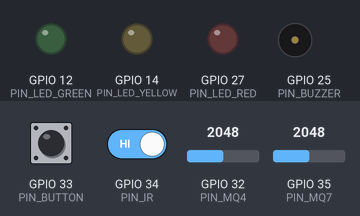
The sketch below on a simulated ESP32. Parts: output pins drawn as LEDs (lit = HIGH), buzzer (waves = sounding, pin HIGH). The test bench sets the inputs (shaded band); at power-on: GPIO 32 (PIN_MQ4) = 2048, GPIO 33 (PIN_BUTTON) HIGH, GPIO 34 (PIN_IR) HIGH, GPIO 35 (PIN_MQ7) = 2048. WiFi joins after 1.5 s; servers stay silent unless stated; uploads are accepted with an empty reply; what the sketch prints to the serial monitor is not drawn.

Above: at 0.6 s.
At 4.1 s:
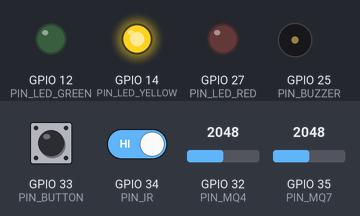
4.2 s: GPIO 32 (PIN_MQ4) set to 2446
6.7 s: GPIO 32 (PIN_MQ4) set to 2572
At 8.1 s:
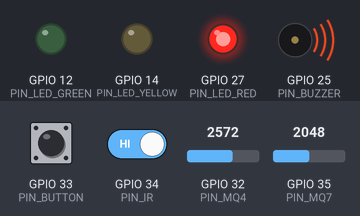
Timing chart, 0 to 9.7 s (numbered marks = the images above; inputs shaded):
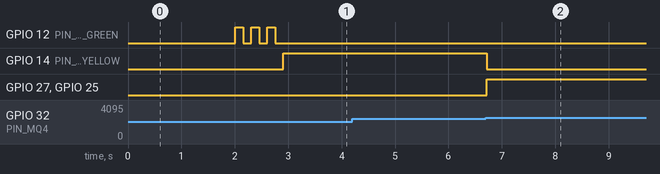

Measured:
- the behaviour switches between 2499 and 2500 on GPIO 32 (PIN_MQ4) (found by bisection; images 1 and 2)
- after the input at 4.2 s, every drawn part: stays the same
- after the input at 6.7 s, GPIO 14 (PIN_LED_YELLOW): HIGH → LOW at once; GPIO 27 (PIN_LED_RED), GPIO 25 (PIN_BUZZER): LOW → HIGH at once

The sketch:

esp32_venus_node.ino
```cpp
/*
  VENUS — ESP32 Hardware Node (MH-02)
  ============================================================
  Sensors  : MQ-7 (CO) on GPIO35, MQ-4 (CH4) on GPIO32
  Simulate : IR sensor (GPIO34) forces CO → DANGER
             Push button (GPIO33) forces CH4 → DANGER
  Outputs  : Red/Yellow/Green LEDs + buzzer
  Upload   : Supabase REST API (POST to sensor_readings table)
  ============================================================

  Arduino Libraries needed (install via Library Manager):
    - ArduinoJson  by Benoit Blanchon  (v7.x)
    - WiFi         (built-in ESP32)
    - HTTPClient   (built-in ESP32)

  Wiring:
    GPIO35 → MQ-7 AOUT (CO)
    GPIO32 → MQ-4 AOUT (CH4)
    GPIO34 → IR sensor OUT
    GPIO33 → Push button (other leg to GND)
    GPIO27 → Red LED (+ resistor)
    GPIO14 → Yellow LED (+ resistor)
    GPIO12 → Green LED (+ resistor)
    GPIO25 → Buzzer (+ transistor or direct for passive)
*/

#include <WiFi.h>
#include <HTTPClient.h>
#include <ArduinoJson.h>

// ──────────────────────────────────────────────────────────
// WiFi credentials
// ──────────────────────────────────────────────────────────
const char* WIFI_SSID     = "TachYoN";
const char* WIFI_PASSWORD = "niqqa911";

// ──────────────────────────────────────────────────────────
// Supabase config
// ──────────────────────────────────────────────────────────
const char* SUPABASE_URL  = "https://oqwkasqjeqpywkxoygwq.supabase.co";
const char* SUPABASE_KEY  = "eyJhbGciOiJIUzI1NiIsInR5cCI6IkpXVCJ9.eyJpc3MiOiJzdXBhYmFzZSIsInJlZiI6Im9xd2thc3FqZXFweXdreG95Z3dxIiwicm9sZSI6ImFub24iLCJpYXQiOjE3ODk3NTk5OTMsImV4cCI6MjEwNTMzNTk5M30.z2NlpR16qkEGZne__d8OE2fWDCbrr0HKjV2_dlGPGUE";
const char* MANHOLE_ID    = "MH-02";

// Upload interval — 5 seconds for responsive dashboard
const unsigned long UPLOAD_INTERVAL_MS = 5000;

// ──────────────────────────────────────────────────────────
// Pin map
// ──────────────────────────────────────────────────────────
const int PIN_MQ7    = 35;   // CO  — analog in
const int PIN_MQ4    = 32;   // CH4 — analog in
const int PIN_IR     = 34;   // IR proximity — digital in
const int PIN_BUTTON = 33;   // Push button  — digital in (INPUT_PULLUP)

const int PIN_LED_RED    = 27;
const int PIN_LED_YELLOW = 14;
const int PIN_LED_GREEN  = 12;
const int PIN_BUZZER     = 25;

// IR: most LM393 comparator boards pull OUT LOW when object detected
const int IR_ACTIVE_STATE = LOW;

// ──────────────────────────────────────────────────────────
// Calibration thresholds (ADC raw, 12-bit: 0–4095)
// Run with serial monitor and note clean-air baseline, then
// set WARNING at ~1.5× baseline, DANGER at ~2.5× baseline.
// ──────────────────────────────────────────────────────────
const int CO_WARNING_RAW  = 1500;
const int CO_DANGER_RAW   = 2500;
const int CH4_WARNING_RAW = 1500;
const int CH4_DANGER_RAW  = 2500;

// ──────────────────────────────────────────────────────────
// Types
// ──────────────────────────────────────────────────────────
enum GasLevel { SAFE = 0, WARNING = 1, DANGER = 2 };

// ──────────────────────────────────────────────────────────
// Globals
// ──────────────────────────────────────────────────────────
unsigned long lastUploadTime = 0;

// ──────────────────────────────────────────────────────────
// setup
// ──────────────────────────────────────────────────────────
void setup() {
  Serial.begin(115200);
  delay(500);
  Serial.println("\n=== VENUS IoT Node MH-02 ===");

  pinMode(PIN_IR,     INPUT);
  pinMode(PIN_BUTTON, INPUT_PULLUP);

  pinMode(PIN_LED_RED,    OUTPUT);
  pinMode(PIN_LED_YELLOW, OUTPUT);
  pinMode(PIN_LED_GREEN,  OUTPUT);
  pinMode(PIN_BUZZER,     OUTPUT);

  // All outputs off
  digitalWrite(PIN_LED_RED,    LOW);
  digitalWrite(PIN_LED_YELLOW, LOW);
  digitalWrite(PIN_LED_GREEN,  LOW);
  digitalWrite(PIN_BUZZER,     LOW);

  connectWiFi();

  // Boot flash: blink green 3× to confirm ready
  for (int i = 0; i < 3; i++) {
    digitalWrite(PIN_LED_GREEN, HIGH); delay(150);
    digitalWrite(PIN_LED_GREEN, LOW);  delay(150);
  }
}

// ──────────────────────────────────────────────────────────
// loop
// ──────────────────────────────────────────────────────────
void loop() {
  int coRaw   = analogRead(PIN_MQ7);
  int ch4Raw  = analogRead(PIN_MQ4);
  bool irActive       = (digitalRead(PIN_IR) == IR_ACTIVE_STATE);
  bool buttonPressed  = (digitalRead(PIN_BUTTON) == LOW);

  GasLevel coLevel  = readCOLevel(coRaw, irActive);
  GasLevel ch4Level = readCH4Level(ch4Raw, buttonPressed);
  GasLevel overall  = worstOf(coLevel, ch4Level);

  applyOutputs(overall);

  Serial.printf("[MH-02] CO raw=%4d (%s)  CH4 raw=%4d (%s)  Overall=%s%s%s\n",
    coRaw,  levelName(coLevel),
    ch4Raw, levelName(ch4Level),
    levelName(overall),
    irActive      ? "  [IR ACTIVE]"     : "",
    buttonPressed ? "  [BTN PRESSED]"   : ""
  );

  if (millis() - lastUploadTime >= UPLOAD_INTERVAL_MS) {
    uploadToSupabase(coRaw, ch4Raw, coLevel, ch4Level, overall, irActive, buttonPressed);
    lastUploadTime = millis();
  }

  delay(300);
}

// ──────────────────────────────────────────────────────────
// Sensor helpers
// ──────────────────────────────────────────────────────────
GasLevel readCOLevel(int raw, bool irOverride) {
  if (irOverride) return DANGER;
  return classify(raw, CO_WARNING_RAW, CO_DANGER_RAW);
}

GasLevel readCH4Level(int raw, bool buttonOverride) {
  if (buttonOverride) return DANGER;
  return classify(raw, CH4_WARNING_RAW, CH4_DANGER_RAW);
}

GasLevel classify(int raw, int warnThresh, int dangerThresh) {
  if (raw >= dangerThresh) return DANGER;
  if (raw >= warnThresh)   return WARNING;
  return SAFE;
}

GasLevel worstOf(GasLevel a, GasLevel b) {
  return (a > b) ? a : b;
}

const char* levelName(GasLevel lvl) {
  switch (lvl) {
    case SAFE:    return "SAFE";
    case WARNING: return "WARNING";
    case DANGER:  return "DANGER";
  }
  return "SAFE";
}

// ──────────────────────────────────────────────────────────
// Output control
// ──────────────────────────────────────────────────────────
void applyOutputs(GasLevel level) {
  digitalWrite(PIN_LED_GREEN,  level == SAFE    ? HIGH : LOW);
  digitalWrite(PIN_LED_YELLOW, level == WARNING  ? HIGH : LOW);
  digitalWrite(PIN_LED_RED,    level == DANGER   ? HIGH : LOW);
  digitalWrite(PIN_BUZZER,     level == DANGER   ? HIGH : LOW);
}

// ──────────────────────────────────────────────────────────
// Supabase upload
// ──────────────────────────────────────────────────────────
void uploadToSupabase(int coRaw, int ch4Raw,
                      GasLevel coLvl, GasLevel ch4Lvl, GasLevel overall,
                      bool irActive, bool buttonPressed) {
  if (WiFi.status() != WL_CONNECTED) {
    connectWiFi();
    if (WiFi.status() != WL_CONNECTED) {
      Serial.println("Upload skipped — no WiFi");
      return;
    }
  }

  // Build JSON payload
  JsonDocument doc;
  doc["manhole_id"]      = MANHOLE_ID;
  doc["co_raw"]          = coRaw;
  doc["ch4_raw"]         = ch4Raw;
  doc["co_status"]       = levelName(coLvl);
  doc["ch4_status"]      = levelName(ch4Lvl);
  doc["overall_status"]  = levelName(overall);
  doc["ir_active"]       = irActive;
  doc["button_pressed"]  = buttonPressed;

  String payload;
  serializeJson(doc, payload);

  HTTPClient http;
  String url = String(SUPABASE_URL) + "/rest/v1/sensor_readings";

  http.begin(url);
  http.addHeader("Content-Type",  "application/json");
  http.addHeader("apikey",        SUPABASE_KEY);
  http.addHeader("Authorization", String("Bearer ") + SUPABASE_KEY);
  http.addHeader("Prefer",        "return=minimal");

  int code = http.POST(payload);

  if (code == 201 || code == 200) {
    Serial.printf("Supabase OK (%d) — CO=%s CH4=%s\n", code, levelName(coLvl), levelName(ch4Lvl));
  } else {
    Serial.printf("Supabase error %d: %s\n", code, http.getString().c_str());
  }

  http.end();
}

// ──────────────────────────────────────────────────────────
// WiFi
// ──────────────────────────────────────────────────────────
void connectWiFi() {
  if (WiFi.status() == WL_CONNECTED) return;

  WiFi.mode(WIFI_STA);
  WiFi.begin(WIFI_SSID, WIFI_PASSWORD);

  Serial.print("Connecting to WiFi");
  unsigned long start = millis();
  while (WiFi.status() != WL_CONNECTED && millis() - start < 15000) {
    delay(500);
    Serial.print(".");
  }
  Serial.println();

  if (WiFi.status() == WL_CONNECTED) {
    Serial.printf("WiFi connected — IP: %s  RSSI: %d dBm\n",
      WiFi.localIP().toString().c_str(), WiFi.RSSI());
  } else {
    Serial.println("WiFi failed — uploads will retry next interval");
  }
}
```
